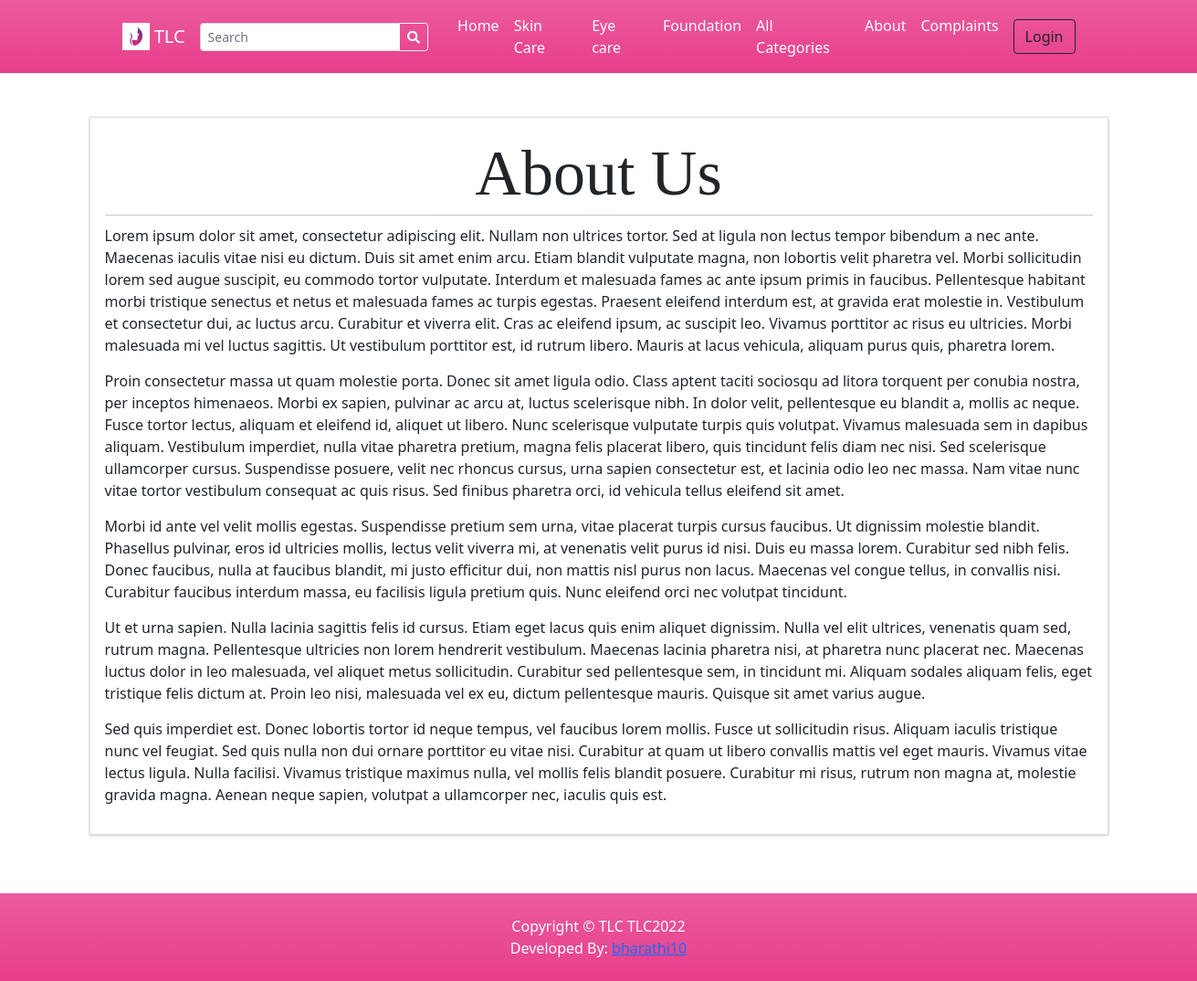
The page /?p=about on the database its author committed.
### tables this page shows
CREATE TABLE `categories` (
  `id` int(30) NOT NULL,
  `category` varchar(250) NOT NULL,
  `description` text DEFAULT NULL,
  `status` tinyint(1) NOT NULL DEFAULT 1,
  `delete_flag` tinyint(1) NOT NULL DEFAULT 0,
  `date_created` datetime NOT NULL DEFAULT current_timestamp()
);

### classes/DBConnection.php (called while the page is built, shortened)
<?php
class DBConnection{
    private $host = DB_SERVER;
    private $username = DB_USERNAME;
    private $password = DB_PASSWORD;
    private $database = DB_NAME;
    public $conn;
    public function __construct(){
        if (!isset($this->conn)) {
            $this->conn = new mysqli($this->host, $this->username, $this->password, $this->database);
        }
    }
}
?>

### classes/SystemSettings.php (called while the page is built, shortened)
<?php
class SystemSettings extends DBConnection{
	function userdata($field = ''){
		if(!empty($field)){
			if(isset($_SESSION['userdata'][$field]))
				return $_SESSION['userdata'][$field];
			else
				return null;
		}else{
			return false;
		}
	}
	function info($field=''){
		if(!empty($field)){
			if(isset($_SESSION['system_info'][$field]))
				return $_SESSION['system_info'][$field];
			else
				return false;
		}else{
			return false;
		}
	}
}
$_settings = new SystemSettings();
?>

### config.php (called while the page is built, shortened)
<?php
require_once('classes/DBConnection.php');
require_once('classes/SystemSettings.php');
function validate_image($file){
	if(!empty($file)){
        $ex = explode("?",$file);
        $file = $ex[0];
        $ts = isset($ex[1]) ? "?".$ex[1] : '';
		if(is_file(base_app.$file)){
			return base_url.$file.$ts;
		}else{
			return base_url.'dist/img/no-image-available.png';
		}
	}else{
		return base_url.'dist/img/no-image-available.png';
	}
}
?>

### inc/topBarNav.php (the view, shortened to what this page needs)
<nav class="navbar navbar-expand-lg navbar-dark bg-gradient-pink">
            <div class="container px-4 px-lg-5 ">
                <a class="navbar-brand" href="./">
                <img src="<?php echo validate_image($_settings->info('logo')) ?>" width="30" height="30" class="d-inline-block align-top" alt="" loading="lazy">
                <?php echo $_settings->info('short_name') ?>
                </a>
                <form class="form-inline" id="search-form">
                  <div class="input-group">
                    <input class="form-control form-control-sm form " type="search" placeholder="Search" aria-label="Search" name="search"  value="<?php echo isset($_GET['search']) ? $_GET['search'] : "" ?>"  aria-describedby="button-addon2">
                    <div class="input-group-append">
                      <button class="btn btn-outline-light btn-sm m-0" type="submit" id="button-addon2"><i class="fa fa-search"></i></button>
                    </div>
                  </div>
                </form>
                <div class="collapse navbar-collapse" id="navbarSupportedContent">
                    <ul class="navbar-nav me-auto mb-2 mb-lg-0 ms-lg-4">
                        <li class="nav-item"><a class="nav-link text-white" aria-current="page" href="./">Home</a></li>
                        <?php
                        $cat_qry = $conn->query("SELECT * FROM categories where status = 1  limit 3");
                        $count_cats =$conn->query("SELECT * FROM categories where status = 1 ")->num_rows;
                        while($crow = $cat_qry->fetch_assoc()):
                        ?>
                        <li class="nav-item"><a class="nav-link text-white" aria-current="page" href="./?p=products&c=<?php echo md5($crow['id']) ?>"><?php echo $crow['category'] ?></a></li>
                        <?php endwhile; ?>
                        <?php if($count_cats > 3): ?>
                        <li class="nav-item"><a class="nav-link text-white" href="./?p=view_categories">All Categories</a></li>
                        <?php endif; ?>
                        <li class="nav-item"><a class="nav-link text-white" href="./?p=about">About</a></li>
                        <li class="nav-item"><a class="nav-link text-white" href="./?p=comp">Complaints</a></li>
                    </ul>
                    <div class="d-flex align-items-center">
                      <?php if($_settings->userdata('id') > 0 && $_settings->userdata('login_type') == 2): ?>
                        <a class="text-dark mr-2 nav-link text-white" href="./?p=cart">
                            <i class="bi-cart-fill me-1"></i>
                            Cart
                            <span class="badge bg-dark text-white ms-1 rounded-pill" id="cart-count">
                              <?php
                                $count = $conn->query("SELECT SUM(quantity) as items from `cart` where client_id =".$_settings->userdata('id'))->fetch_assoc()['items'];
                                echo ($count > 0 ? $count : 0);
                              ?>
                            </span>
                        </a>
                            <a href="./?p=my_account" class="text-dark  nav-link text-white"><b> Hi, <?php echo $_settings->userdata('firstname')?>!</b></a>
                            <a href="logout.php" class="text-dark  nav-link text-white"><i class="fa fa-sign-out-alt"></i></a>
                        <?php else: ?>
                        <button class="btn btn-outline-dark ml-2" id="login-btn" type="button">Login</button>
                        <?php endif; ?>
                    </div>
                </div>
            </div>
        </nav>

### rows shown on the page
categories: category "Skin Care"
categories: category "Eye care"
categories: category "Foundation"

### other values the page prints
$_settings->info('short_name') "TLC"
